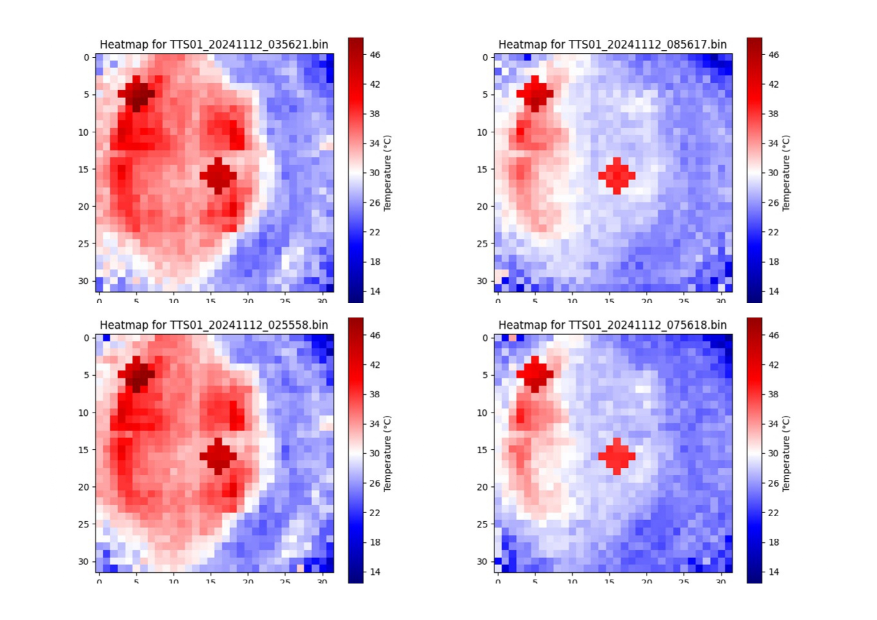
#> input picture images/Synthetic_Heatpatch_Samples.jpg, 1754 x 1240 px (shown at 1/2 size)
$ python -i augmentation.py   (imports and definitions only)
#> lines starting #> are read from the running program, lines starting #| are printed output that depends on the picture
"""Light geometric augmentation for 32x32 thermal panel images."""

import cv2
import numpy as np

PANEL_SIZE = 32
FLIP_ROTATE_PROBABILITY = 0.1


def augment_thermal_image(thermal_image, rng=np.random):
    """Randomly rotate/flip a single ``(32, 32, 1)`` thermal image.

    Each transform is applied independently with low probability so most
    images pass through unchanged.
    """
    image = thermal_image.squeeze()
    p = [1 - FLIP_ROTATE_PROBABILITY, FLIP_ROTATE_PROBABILITY]
    if rng.choice([0, 1], p=p):
        image = cv2.rotate(image, cv2.ROTATE_180)
    elif rng.choice([0, 1], p=p):
        image = cv2.rotate(image, cv2.ROTATE_90_COUNTERCLOCKWISE)
    elif rng.choice([0, 1], p=p):
        image = cv2.rotate(image, cv2.ROTATE_90_CLOCKWISE)

    if rng.choice([0, 1], p=p):
        image = cv2.flip(image, 0)
    elif rng.choice([0, 1], p=p):
        image = cv2.flip(image, 1)
    elif rng.choice([0, 1], p=p):
        image = cv2.flip(image, -1)

    return image.reshape((PANEL_SIZE, PANEL_SIZE, 1))


def augment_dataset(images, num_augmentations=1, rng=np.random):
    """Return ``num_augmentations`` augmented passes over ``images``, stacked."""
    augmented = [augment_thermal_image(img, rng=rng) for _ in range(num_augmentations) for img in images]
    return np.array(augmented)

>>> import cv2
>>> picture = cv2.imread('../../images/Synthetic_Heatpatch_Samples.jpg', cv2.IMREAD_GRAYSCALE)
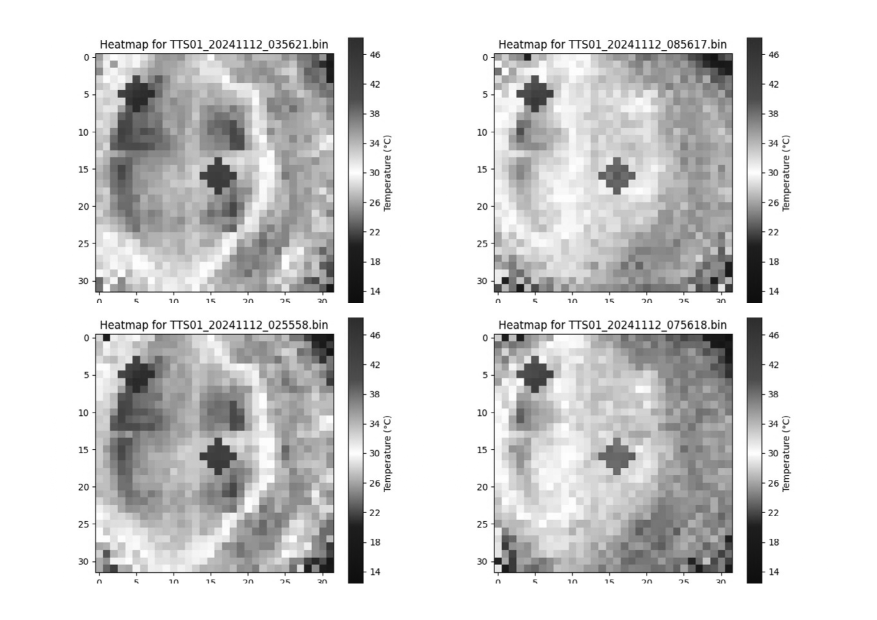
#> picture: shape (1240, 1754) (shown at 1/2 size); min 0, max 255, mean 212.7
#> (the run stopped early here; a loop or call above may not have finished)

$ run again, on images/forecasted_heatmaps.PNG
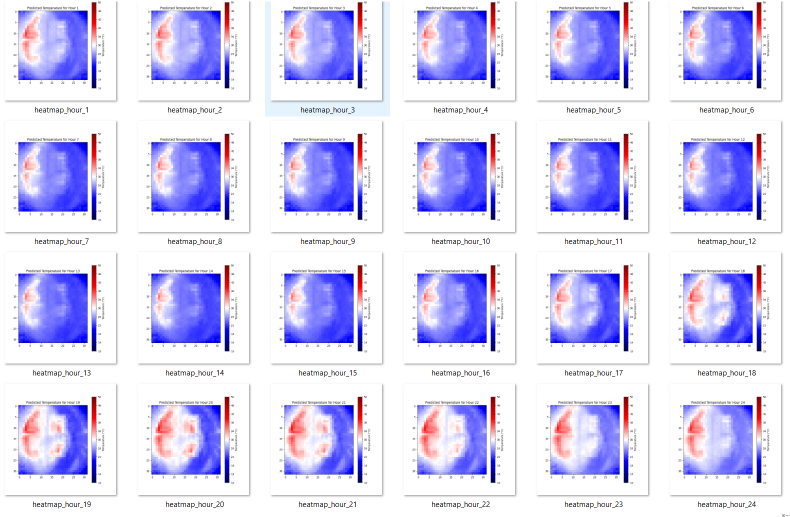
#> input picture images/forecasted_heatmaps.PNG, 1579 x 1034 px (shown at 1/2 size)
#> `picture = cv2.imread('../../images/Synthetic_Heatpatch_Samples.jpg', c..`:
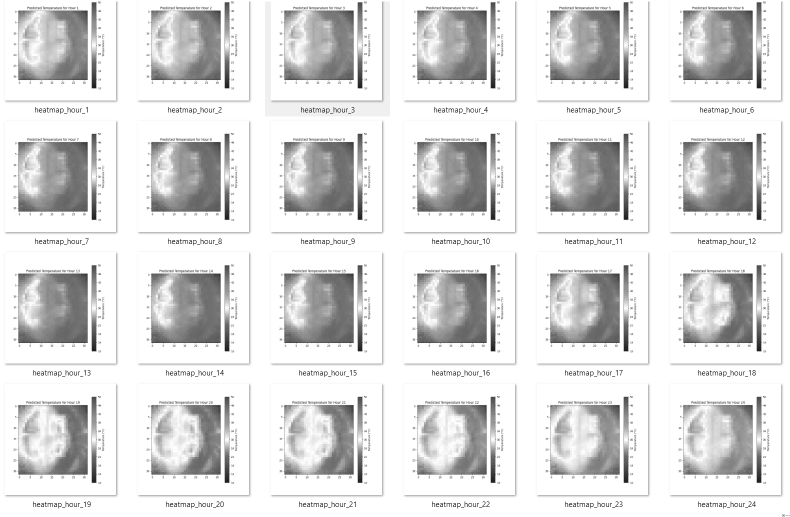
#> picture: shape (1034, 1579) (shown at 1/2 size); min 0, max 255, mean 220.8
